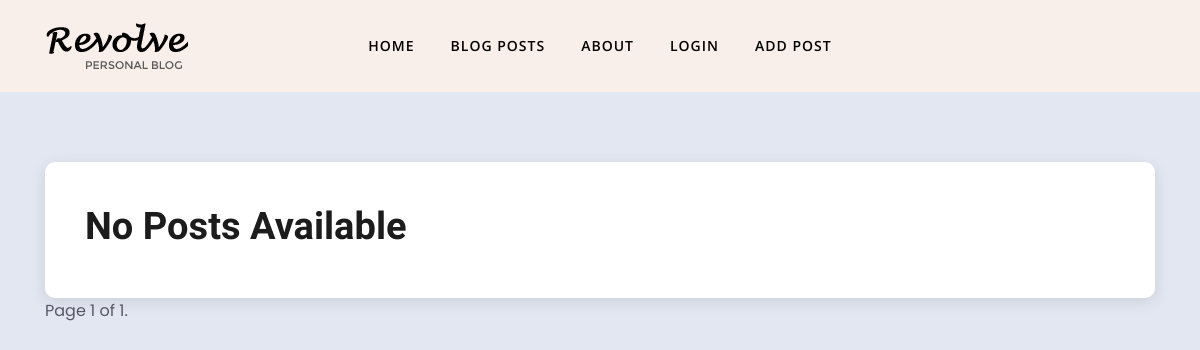
The app's page /posts/all-posts/, older data.
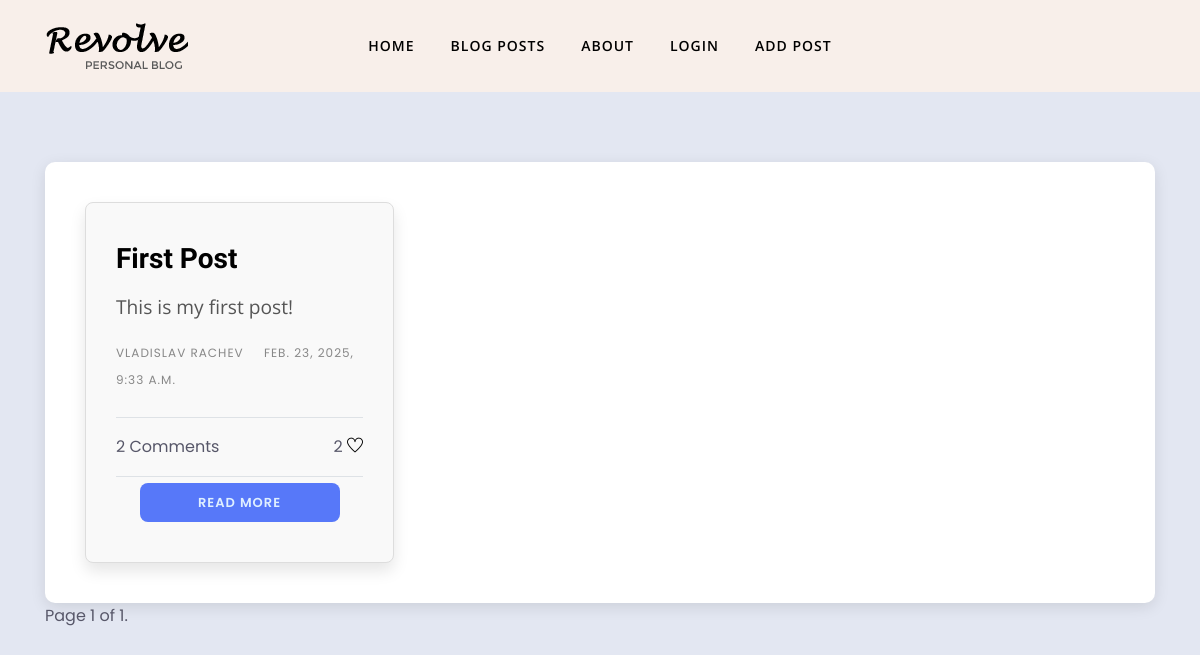
The same page, newer data.
### ProtectTheWomen1/posts/models.py (models this page shows)
class Post(models.Model):
    title = models.CharField(
        max_length=100,
    )
    content = models.TextField()
    user = models.ForeignKey(
        to=UserModel,
        on_delete=models.CASCADE,
    )
    created_at = models.DateTimeField(
        auto_now_add=True,
    )

### ProtectTheWomen1/accounts/models/user.py (models this page shows)
class CustomUser(AbstractUser, PermissionsMixin):
    pass

### ProtectTheWomen1/accounts/models/profile.py (models this page shows, shortened)
class Profile(models.Model):
    user = models.OneToOneField(
        to=UserModel,
        on_delete=models.CASCADE,
        primary_key=True,
    )
    first_name = models.CharField(
        max_length=50,
        blank=True,
        null=True,
    )
    last_name = models.CharField(
        max_length=50,
        blank=True,
        null=True,
    )
    date_of_birth = models.DateField(
        auto_now=True,
        blank=True,
        null=True,
    )
    country = models.CharField(
        max_length=50,
        blank=True,
        null=True,
    )
    profile_picture = CloudinaryField(
        'profile_picture',
        blank=True,
        null=True,
    )
    def get_full_name(self):
        if self.first_name and self.last_name:
            return f'{self.first_name} {self.last_name}'
        return self.first_name or self.last_name or 'Anonymous'

### ProtectTheWomen1/posts/views.py (the view)
# urls.py: path('all-posts/', AllPostView.as_view(), name='all-posts'),
class AllPostView(ListView):
    model = Post
    template_name = 'posts/all-post.html'
    paginate_by = 6
    def get_context_data(self, **kwargs):
        context = super().get_context_data(**kwargs)
        context["form"] = CommentForm()
        return context

### templates/posts/all-post.html (shortened to what this page needs)
{% extends 'common_templates/base.html' %}
{% load static %}
{% block content %}
    <section class="all-posts-wrapper section-padding">
        <div class="container">
            <div class="row">
                <div class="col-lg-12">
                    <div class="post-container">
                        {% for post in page_obj %}
                            <div class="post-item">
                                <div class="post-header mb-4">
                                    <h2 class="post-title mt-2">
                                        <a href="{% url 'post-detail' post.pk %}">{{ post.title }}</a>
                                    </h2>
                                    <p>{{ post.content|truncatewords:20 }}</p>
                                    <div class="post-meta">
                                        <span class="text-uppercase font-sm letter-spacing-1 mr-3">
                                            {{ post.user.profile.get_full_name }}
                                        </span>
                                        <span class="text-uppercase font-sm letter-spacing-1">
                                            {{ post.created_at }}
                                        </span>
                                    </div>
                                </div>
                                <div class="post-body">
                                    <div class="tags-share-box center-box d-flex text-center justify-content-between border-top border-bottom py-3">
                                        <span class="single-comment-o">
                                             {{ post.comments.count }} Comments
                                        </span>
                                        <div class="post-share">
                                            <span class="count-number-like">{{ post.like_set.count }}</span>
                                            <a href="{% url 'like' post.pk %}" class="penci-post-like single-like-button">
                                                <i class="ti-heart"></i>
                                            </a>
                                        </div>
                                    </div>
                                    <div class="text-center mt-3">
                                        <a href="{% url 'post-detail' post.pk %}" class="btn btn-primary">
                                            Read More
                                        </a>
                                    </div>
                                </div>
                            </div>
                        {% empty %}
                            <h1 class="no-posts text-center">No Posts Available</h1>
                        {% endfor %}
                    </div>
                    <div class="pagination">
                        <span class="step-links">
                            <span class="current">
                                Page {{ page_obj.number }} of {{ page_obj.paginator.num_pages }}.
                            </span>
                        </span>
                    </div>
                </div>
            </div>
        </div>
    </section>
{% endblock %}

Row changes from the older to the newer data that the page shows:
added Post: title "First Post", content "This is my first post!", user.profile.get_full_name "VLADISLAV RACHEV", created_at "FEB. 23, 2025, 9:33 A.M.", comments.count "2", like_set.count "2"
Text that changed along with them:
text no longer shown: "No Posts Available"
